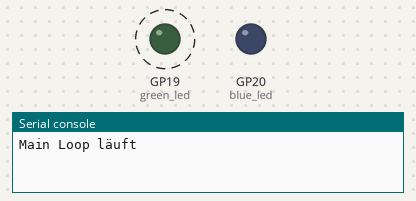
A program run on a simulated Raspberry Pi Pico running MicroPython. Shown: output pins drawn as LEDs (lit = HIGH), the last lines printed to the serial console. Dashed ring = blinking.

Above: at 0.2 s.
At 3.7 s:
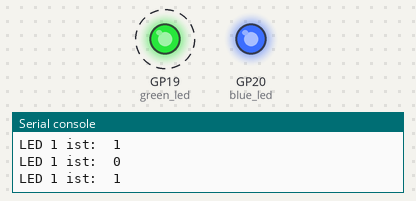
Timing chart, 0 to 5.2 s (numbered marks = the images above):
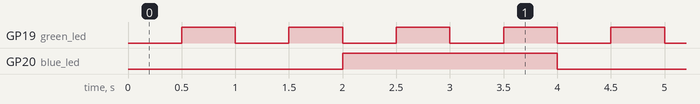

Measured:
- by itself, GP19 (green_led): alternates HIGH for 0.50 s and LOW for 0.50 s
- by itself, GP20 (blue_led): alternates HIGH for 2.0 s and LOW for 2.0 s
- by itself, everything shown: repeats every 4.0 s, in 8 steps

The program:

2-LEDs_Interrupt.py
```python
'''
2-LEDs_Interrupt.py

2 LED blinken mit unterschiedlicher Frequenz

LED 1 GPIO19
LED 2 GPIO20

RLED1=220Ω
RLED2=220Ω

'''

from machine import Pin, Timer
from time import sleep

# LEDs
green_led_pin = 19
green_led = Pin(green_led_pin, Pin.OUT)
blue_led_pin = 20
blue_led = Pin(blue_led_pin, Pin.OUT)

# Callback-Funktion für den 1. Timer
def toggle_green_led(timer):
    green_led.toggle()  # Schalte den LED-Status um (EIN/AUS)
    print('LED 1 ist: ', green_led.value())

# Callback-Funktion für den 2. Timer
def toggle_blue_led(timer):
    blue_led.toggle()  # Schalte den LED-Status um (EIN/AUS)
    print('LED 2 ist: ', blue_led.value())

# Erstelle periodische Timer
green_timer = Timer()
blue_timer = Timer()

# Starte die Timer
green_timer.init(mode=Timer.PERIODIC, period=500, callback=toggle_green_led)  # Der Timer wiederholt sich alle 0,5 Sekunden
blue_timer.init(mode=Timer.PERIODIC, period=2000, callback=toggle_blue_led)  # Der Timer wiederholt sich alle 2 Sekunden

# Main loop (optional)
while True:
    print('Main Loop läuft')
    sleep(2)
```
